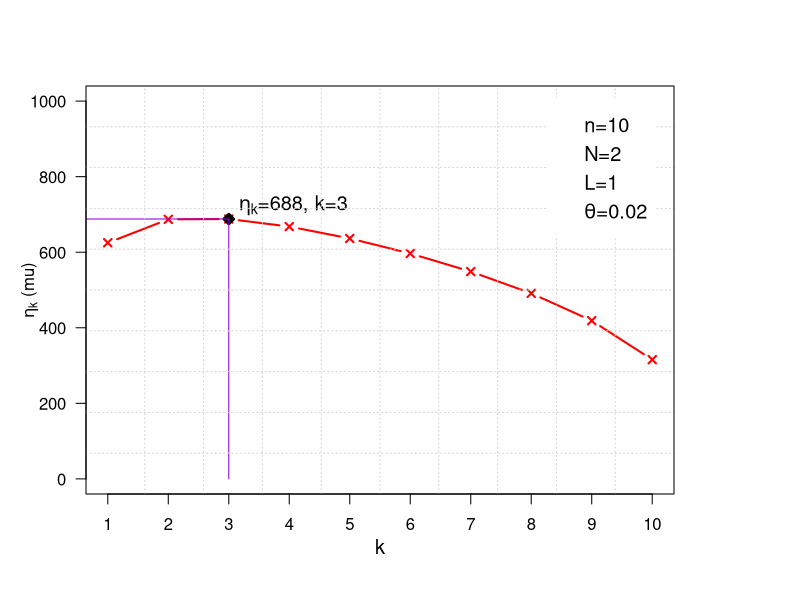
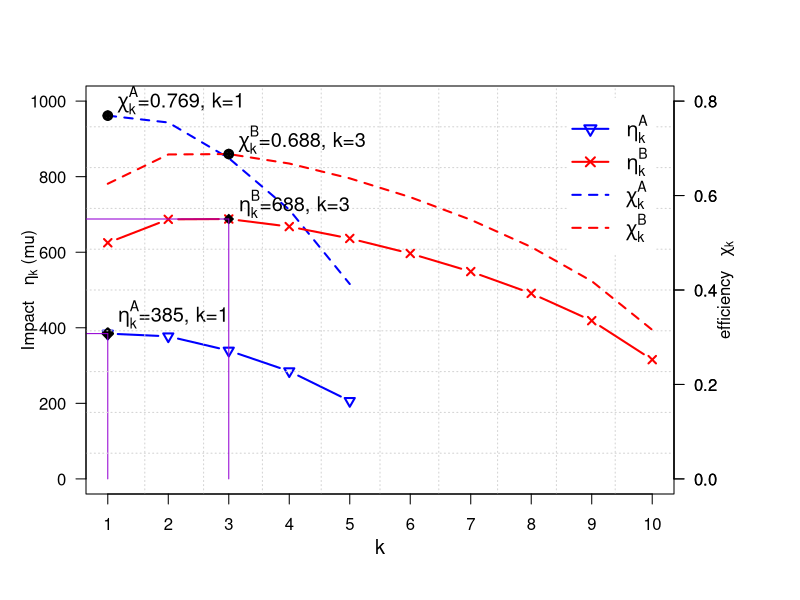
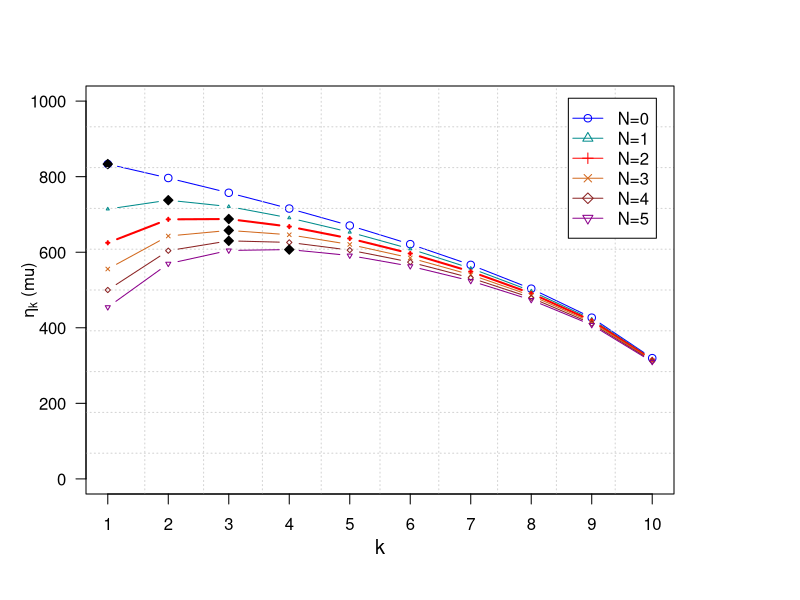
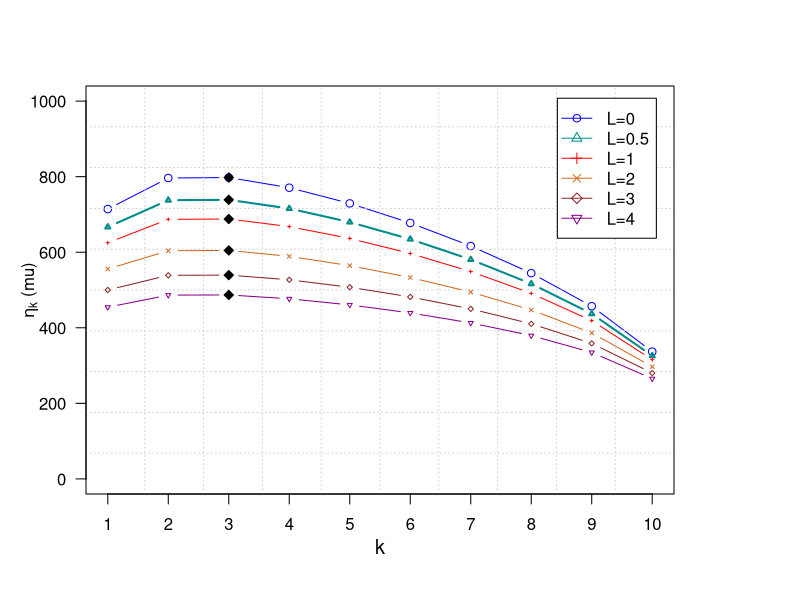

Here is the R script that generated these plots, in order:
# This program was coded by  Nam Lethanh (lethanh@ibi.baug.ethz.ch)
#Multiple system - INTERVENTION ON A SYSTEM OF WINDMILLS
#------------------------------------------------------
rm(list=ls()) #clear the memory and objects in R console
###            INPUT      
# define the function to estimate the efficiency of the maintenance rule by ration chi .....this following function is the function of 4 parameters 
chifunction<-function(n,N,L,lambda,I){
for (k in 1:n){
W<-matrix(nrow=k) #total system operation time during 1 operation-repair cycle
tau<-matrix(nrow=k) #failure-free operation time of line i
t<-matrix(nrow=k) #
v<-matrix(nrow=k) #
chi<-matrix(nrow=k) #
A<-matrix(nrow=k) #
W[k]<-k/lambda
for (i in 1:k){
  if (i==1){
    A[i]=1/(n-i+1)
     } else {
  A[i]=A[i-1]+1/(n-i+1)
}
}
  tau<-A
}
for (k in 1:n){
  t[k]=N+L*k
  v[k]=I*k/(tau[k]+t[k]*lambda)
  chi[k]=(1/n)*k/(tau[k]+t[k]*lambda)
}
cat('.............ESTIMATION RESULTS \n')
cat('value of t \n')
print(t)
cat('value of the sum in denominator \n')
print(tau)
cat('value of efficiency \n')
print(chi)
cat('value of k when efficiency ratio is optimal (maximum) \n')
print(which.max(chi))
cat('value of max efficiency ratio  \n')
print(max(chi))
return(v)
}


obj<-function(n,N,L,lambda,I){
  for (k in 1:n){
    W<-matrix(nrow=k) #total system operation time during 1 operation-repair cycle
    tau<-matrix(nrow=k) #failure-free operation time of line i
    t<-matrix(nrow=k) #
    v<-matrix(nrow=k) #
    chi<-matrix(nrow=k) #
    A<-matrix(nrow=k) #
 #   W[k]<-k/lambda
    for (i in 1:k){
      if (i==1){
        A[i]=1/(n-i+1)
      } else {
        A[i]=A[i-1]+1/(n-i+1)
      }
    }
    tau<-A
  }
  for (k in 1:n){
    t[k]=N+L*k
    v[k]=I*k/(tau[k]+t[k]*lambda)
    chi[k]=(1/n)*k/(tau[k]+t[k]*lambda)
  }
  cat('.............ESTIMATION RESULTS \n')
  cat('value of t \n')
  print(t)
  cat('value of the sum in denominator \n')
  print(tau)
  cat('value of efficiency \n')
  print(chi)
  cat('value of k when efficiency ratio is optimal (maximum) \n')
  print(which.max(chi))
  cat('value of max efficiency ratio  \n')
  print(max(chi))
  return(chi)
}


#now time to plot the function to see how it looks :) pretty easy right.
plot.new()
par(mar=c(5, 4, 4, 6) + 0.3)

cat('----------------------WIND PARK B------------------------------ \n')
n=1*10
I=100 #Money received if the sytem in operation
N=2 # weeks on the site (fix)
L=1 #additional time L
lambda=0.02
cat('CASE 1-value of parameter, n, N, L, and lambda \n')
print(c(n,N,L,lambda))
a=chifunction(n,N,L,lambda,I)
plot(a,type="b",lwd=2,col="red",ylab="",xlab="",xlim=c(1,n),ylim=c(0,1000),axes=FALSE,lty=1,pch=4,cex=1)
points(which.max(a),max(a),pch=23,bg="black",lwd=3)
axis(2, ylim=c(0,1000),col="black",las=1)  ## las=1 makes horizontal labels
axis(1,c(seq(1,n,by=1)),c(seq(1,n,by=1)))
mtext(expression(paste("k")),side=1,col="black",line=2.2,cex=1.2) 
mtext(expression(paste(eta[k], ' (mu)')),side=2,col="black",line=2.2,cex=1) 
segments(which.max(a),max(a),which.max(a),0, col= 'darkviolet',lty=1,lwd=1)
segments(0,max(a),which.max(a),max(a), col= 'darkviolet',lty=1,lwd=1)
text(which.max(a)*1,max(a)*1.04,expression(paste(eta[k],'=688, k=3')),pos=4,cex = 1.2, srt = 0)

grid(10, 10, col = "lightgray", lty = "dotted",lwd = par("lwd"), equilogs = TRUE)
box()

legend("topright",inset=.03,legend=c("n=10","N=2","L=1",expression(paste(theta,'=0.02'))),cex=1.2,y.intersp=1.2,box.lwd='')

cat('END OF CASE 1--------------------------------------------------------------- \n')


cat('----------------------WIND PARK B------------------------------ \n')
n=1*5
I=100 #Money received if the sytem in operation
N=2 # weeks on the site (fix)
L=1 #additional time L
lambda=0.02
cat('CASE 1-value of parameter, n, N, L, and lambda \n')
print(c(n,N,L,lambda))
a=chifunction(n,N,L,lambda,I)
plot(a,type="b",lwd=2,col="blue",ylab="",xlab="",xlim=c(1,10),ylim=c(0,1000),axes=FALSE,lty=1,pch=25,cex=1)
points(which.max(a),max(a),pch=23,bg="black",lwd=3)
axis(2, ylim=c(0,1000),col="black",las=1)  ## las=1 makes horizontal labels
axis(1,c(seq(1,10,by=1)),c(seq(1,10,by=1)))
mtext(expression(paste("k")),side=1,col="black",line=2.2,cex=1.2) 
mtext(expression(paste('Impact   ',eta[k], ' (mu)')),side=2,col="black",line=2.2,cex=1) 
segments(which.max(a),max(a),which.max(a),0, col= 'darkviolet',lty=1,lwd=1)
segments(0,max(a),which.max(a),max(a), col= 'darkviolet',lty=1,lwd=1)
text(which.max(a)*1,max(a)*1.1,expression(paste(eta[k]^A,'=385, k=1')),pos=4,cex = 1.2, srt = 0)
grid(10, 10, col = "lightgray", lty = "dotted",lwd = par("lwd"), equilogs = TRUE)
box()

par(new=TRUE)
b=obj(n,N,L,lambda,I)
plot(b,type="l",lwd=2,col="blue",ylab="",xlab="",xlim=c(1,10),ylim=c(0,0.8),axes=FALSE,lty=2,pch=25,cex=1)
points(which.max(b),max(b),pch=10,bg="black",lwd=3)
axis(4, ylim=c(0,0.8),col="black",las=1)  ## las=1 makes horizontal labels
text(which.max(b)*1,max(b)*1.03,expression(paste(chi[k]^A,'=0.769, k=1')),pos=4,cex = 1.2, srt = 0)


n=10
par(new=TRUE)
a=chifunction(n,N,L,lambda,I)
plot(a,type="b",lwd=2,col="red",ylab="",xlab="",xlim=c(1,n),ylim=c(0,1000),axes=FALSE,lty=1,pch=4,cex=1)
points(which.max(a),max(a),pch=23,bg="black",lwd=1)
segments(which.max(a),max(a),which.max(a),0, col= 'darkviolet',lty=1,lwd=1)
segments(0,max(a),which.max(a),max(a), col= 'darkviolet',lty=1,lwd=1)
text(which.max(a)*1,max(a)*1.04,expression(paste(eta[k]^B,'=688, k=3')),pos=4,cex = 1.2, srt = 0)

par(new=TRUE)
b=obj(n,N,L,lambda,I)
plot(b,type="l",lwd=2,col="red",ylab="",xlab="",xlim=c(1,10),ylim=c(0,0.8),axes=FALSE,lty=2,pch=25,cex=1)
points(which.max(b),max(b),pch=10,bg="darkmagenta",lwd=3)
axis(4, ylim=c(0,0.8),col="black",las=1)  ## las=1 makes horizontal labels
text(which.max(b)*1,max(b)*1.03,expression(paste(chi[k]^B,'=0.688, k=3')),pos=4,cex = 1.2, srt = 0)
mtext(expression(paste('efficiency   ', chi[k])),side=4,col="black",line=2.2,cex=1) 



legend("topright",inset=.03,legend=c(expression(paste(eta[k]^A)),expression(paste(eta[k]^B)),expression(paste(chi[k]^A)),expression(paste(chi[k]^B))),lty=c(1,1,2,2),pch=c(25,4,NA,NA),lwd=c(2,2,2,2),col=c("blue","red","blue","red"),cex=1.2,y.intersp=1.2,box.lwd='')

cat('END OF CASE 2--------------------------------------------------------------- \n')

#--------------Sensitivity analysis

#Change the value of N while keeping other constants
plot.new()
par(mar=c(5, 4, 4, 6) + 0.3)
n=10
I=100 #Money received if the sytem in operation
N=0 # weeks on the site (fix)
L=1 #additional time L
a=chifunction(n,N,L,lambda,I)
plot(a,type="b",lwd=1,col="blue",ylab="",xlab="",xlim=c(1,n),ylim=c(0,1000),axes=FALSE,lty=1,pch=1,cex=1)
points(which.max(a),max(a),pch=23,bg="black",lwd=1)
axis(2, ylim=c(0,1000),col="black",las=1)  ## las=1 makes horizontal labels
axis(1,c(seq(1,n,by=1)),c(seq(1,n,by=1)))
mtext(expression(paste("k")),side=1,col="black",line=2.2,cex=1.2) 
mtext(expression(paste(eta[k], ' (mu)')),side=2,col="black",line=2.2,cex=1)
grid(10, 10, col = "lightgray", lty = "dotted",lwd = par("lwd"), equilogs = TRUE)
box()


#--------------------




N=1
par(new=TRUE)
a=chifunction(n,N,L,lambda,I)
plot(a,type="b",lwd=1,col="cyan4",ylab="",xlab="",xlim=c(1,n),ylim=c(0,1000),axes=FALSE,lty=1,pch=2,cex=0.3)
points(which.max(a),max(a),pch=23,bg="black",lwd=1)


#--------------------

N=2
par(new=TRUE)
a=chifunction(n,N,L,lambda,I)
plot(a,type="b",lwd=2,col="red",ylab="",xlab="",xlim=c(1,n),ylim=c(0,1000),axes=FALSE,lty=1,pch=3,cex=0.3)
points(which.max(a),max(a),pch=23,bg="black",lwd=1)


#--------------------

N=3
par(new=TRUE)
a=chifunction(n,N,L,lambda,I)
plot(a,type="b",lwd=1,col="chocolate",ylab="",xlab="",xlim=c(1,n),ylim=c(0,1000),axes=FALSE,lty=1,pch=4,cex=0.5)
points(which.max(a),max(a),pch=23,bg="black",lwd=1)


#--------------------

N=4
par(new=TRUE)
a=chifunction(n,N,L,lambda,I)
plot(a,type="b",lwd=1,col="brown4",ylab="",xlab="",xlim=c(1,n),ylim=c(0,1000),axes=FALSE,lty=1,pch=5,cex=0.5)
points(which.max(a),max(a),pch=23,bg="black",lwd=1)



#--------------------

N=5
par(new=TRUE)
a=chifunction(n,N,L,lambda,I)
plot(a,type="b",lwd=1,col="darkmagenta",ylab="",xlab="",xlim=c(1,n),ylim=c(0,1000),axes=FALSE,lty=1,pch=6,cex=0.5)
points(which.max(a),max(a),pch=23,bg="black",lwd=1)

#--------------------

#N=6
#par(new=TRUE)
#a=chifunction(n,N,L,lambda,I)
#plot(a,type="b",lwd=1,col="coral4",ylab="",xlab="",xlim=c(1,n),ylim=c(0,1000),axes=FALSE,lty=1,pch=7,cex=0.5)
#points(which.max(a),max(a),pch=23,bg="black",lwd=1)


#--------------------

#N=7
#par(new=TRUE)
#a=chifunction(n,N,L,lambda,I)
#plot(a,type="b",lwd=1,col="azure4",ylab="",xlab="",xlim=c(1,n),ylim=c(0,1000),axes=FALSE,lty=1,pch=8,cex=0.5)
#points(which.max(a),max(a),pch=23,bg="black",lwd=1)


#N=8
#par(new=TRUE)
#a=chifunction(n,N,L,lambda,I)
#plot(a,type="b",lwd=1,col="aquamarine",ylab="",xlab="",xlim=c(1,n),ylim=c(0,1000),axes=FALSE,lty=1,pch=9,cex=0.5)
#points(which.max(a),max(a),pch=23,bg="black",lwd=1)




#N=9
#par(new=TRUE)
#a=chifunction(n,N,L,lambda,I)
#plot(a,type="b",lwd=1,col="grey",ylab="",xlab="",xlim=c(1,n),ylim=c(0,1000#),axes=FALSE,lty=1,pch=10,cex=0.5)
#points(which.max(a),max(a),pch=23,bg="black",lwd=1)

#N=10
#par(new=TRUE)
#a=chifunction(n,N,L,lambda,I)
#plot(a,type="b",lwd=1,col="chartreuse3",ylab="",xlab="",xlim=c(1,n),ylim=c(0,1000),axes=FALSE,lty=1,pch=11,cex=0.5)
#points(which.max(a),max(a),pch=23,bg="black",lwd=1)


#N=15
#par(new=TRUE)
#a=chifunction(n,N,L,lambda,I)
#plot(a,type="b",lwd=1,col="black",ylab="",xlab="",xlim=c(1,n),ylim=c(0,1000),axes=FALSE,lty=1,pch=12,cex=0.5)
#points(which.max(a),max(a),pch=23,bg="black",lwd=1)

#legend("topright",inset=.03,legend=c("n=80","L=0.1",expression(paste(lambda,'=0.1'))),cex=1.1,y.intersp=1,box.lwd='1')
legend("topright",inset=.03,legend=c("N=0","N=1","N=2","N=3","N=4","N=5"),lwd=c(1,1,1),col=c("blue","cyan4","red","chocolate","brown4","darkmagenta"),pch=c(1,2,3,4,5,6),cex=1,y.intersp=1,box.lwd='1')
cat('CHANGE N----------------------------------------------- \n')




#--------------Sensitivity analysis

#Change the value of N while keeping other constants
plot.new()
par(mar=c(5, 4, 4, 6) + 0.3)
n=10
I=100 #Money received if the sytem in operation
N=2 # weeks on the site (fix)
L=0 #additional time L
a=chifunction(n,N,L,lambda,I)
plot(a,type="b",lwd=1,col="blue",ylab="",xlab="",xlim=c(1,n),ylim=c(0,1000),axes=FALSE,lty=1,pch=1,cex=1)
points(which.max(a),max(a),pch=23,bg="black",lwd=1)
axis(2, ylim=c(0,1000),col="black",las=1)  ## las=1 makes horizontal labels
axis(1,c(seq(1,n,by=1)),c(seq(1,n,by=1)))
mtext(expression(paste("k")),side=1,col="black",line=2.2,cex=1.2) 
mtext(expression(paste(eta[k], ' (mu)')),side=2,col="black",line=2.2,cex=1)
grid(10, 10, col = "lightgray", lty = "dotted",lwd = par("lwd"), equilogs = TRUE)
box()




#--------------------

N=2 # weeks on the site (fix)
L=0.5 #additional time L
par(new=TRUE)
a=chifunction(n,N,L,lambda,I)
plot(a,type="b",lwd=2,col="cyan4",ylab="",xlab="",xlim=c(1,n),ylim=c(0,1000),axes=FALSE,lty=1,pch=2,cex=0.5)
points(which.max(a),max(a),pch=23,bg="black",lwd=1)



#--------------------

N=2 # weeks on the site (fix)
L=1 #additional time L
par(new=TRUE)
a=chifunction(n,N,L,lambda,I)
plot(a,type="b",lwd=1,col="red",ylab="",xlab="",xlim=c(1,n),ylim=c(0,1000),axes=FALSE,lty=1,pch=3,cex=0.3)
points(which.max(a),max(a),pch=23,bg="black",lwd=1)


#--------------------

N=2 # weeks on the site (fix)
L=2 #additional time L
par(new=TRUE)
a=chifunction(n,N,L,lambda,I)
plot(a,type="b",lwd=1,col="chocolate",ylab="",xlab="",xlim=c(1,n),ylim=c(0,1000),axes=FALSE,lty=1,pch=4,cex=0.5)
points(which.max(a),max(a),pch=23,bg="black",lwd=1)




#--------------------

N=2 # weeks on the site (fix)
L=3 #additional time L
par(new=TRUE)
a=chifunction(n,N,L,lambda,I)
plot(a,type="b",lwd=1,col="brown4",ylab="",xlab="",xlim=c(1,n),ylim=c(0,1000),axes=FALSE,lty=1,pch=5,cex=0.5)
points(which.max(a),max(a),pch=23,bg="black",lwd=1)


#--------------------

N=2 # weeks on the site (fix)
L=4 #additional time L
par(new=TRUE)
a=chifunction(n,N,L,lambda,I)
plot(a,type="b",lwd=1,col="darkmagenta",ylab="",xlab="",xlim=c(1,n),ylim=c(0,1000),axes=FALSE,lty=1,pch=6,cex=0.5)
points(which.max(a),max(a),pch=23,bg="black",lwd=1)


results=a[seq(1,n,by=1)]
results=data.frame(results)

file.remove("results.csv")
file.create("results.csv")
write.table(results, file="results.csv", sep = ",", append = TRUE,col.names = FALSE)

#--------------------

#N=2 # weeks on the site (fix)
#L=6 #additional time L
#par(new=TRUE)
#a=chifunction(n,N,L,lambda,I)
#plot(a,type="b",lwd=1,col="coral4",ylab="",xlab="",xlim=c(1,n),ylim=c(0,1000),axes=FALSE,lty=1,pch=7,cex=0.5)
#points(which.max(a),max(a),pch=23,bg="black",lwd=1)


#--------------------

#N=2 # weeks on the site (fix)
#L=7 #additional time L
#par(new=TRUE)
#a=chifunction(n,N,L,lambda,I)
#plot(a,type="b",lwd=1,col="azure4",ylab="",xlab="",xlim=c(1,n),ylim=c(0,1000),axes=FALSE,lty=1,pch=8,cex=0.5)
#points(which.max(a),max(a),pch=23,bg="black",lwd=1)


#N=2 # weeks on the site (fix)
#L=8 #additional time L
#par(new=TRUE)
#a=chifunction(n,N,L,lambda,I)
#plot(a,type="b",lwd=1,col="aquamarine",ylab="",xlab="",xlim=c(1,n),ylim=c(0,1000),axes=FALSE,lty=1,pch=9,cex=0.5)
#points(which.max(a),max(a),pch=23,bg="black",lwd=1)




#N=2 # weeks on the site (fix)
#L=9 #additional time L
#par(new=TRUE)
#a=chifunction(n,N,L,lambda,I)
#plot(a,type="b",lwd=1,col="grey",ylab="",xlab="",xlim=c(1,n),ylim=c(0,1000),axes=FALSE,lty=1,pch=10,cex=0.5)
#points(which.max(a),max(a),pch=23,bg="black",lwd=1)

#N=2 # weeks on the site (fix)
#L=10 #additional time L
#par(new=TRUE)
#a=chifunction(n,N,L,lambda,I)
#plot(a,type="b",lwd=1,col="chartreuse3",ylab="",xlab="",xlim=c(1,n),ylim=c(0,1000),axes=FALSE,lty=1,pch=11,cex=0.5)
#points(which.max(a),max(a),pch=23,bg="black",lwd=1)




#legend("topright",inset=.03,legend=c("n=80","L=0.1",expression(paste(lambda,'=0.1'))),cex=1.1,y.intersp=1,box.lwd='1')
legend("topright",inset=.03,legend=c("L=0","L=0.5","L=1","L=2","L=3","L=4"),lwd=c(1,1,1),col=c("blue","cyan4","red","chocolate","brown4","darkmagenta"),pch=c(1,2,3,4,5,6),cex=1,y.intersp=1,box.lwd='1')

cat('CHANGE L----------------------------------------------- \n')






